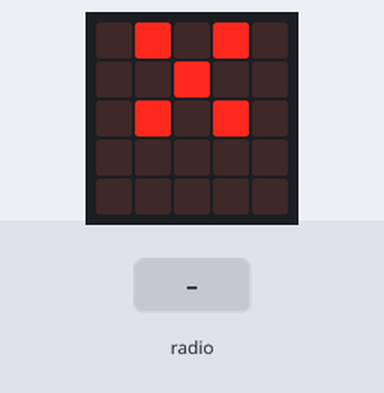
A program run on a simulated BBC micro:bit (MakeCode). On the bench: the board's 5×5 LED display. Inputs (shaded band) come from the test bench.

Above: at 1.6 s.
1.7 s: radio message "0" arrives
At 2.6 s:
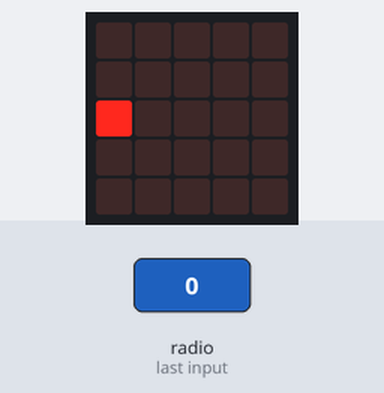
3.2 s: radio message "1" arrives
At 3.7 s:
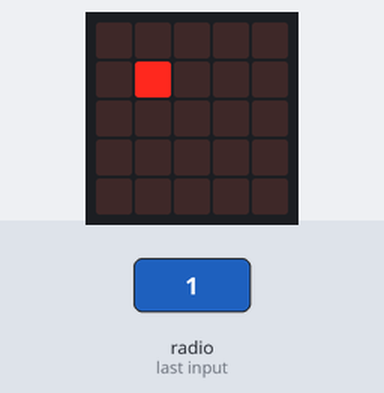
4.7 s: radio message "2" arrives
At 5.9 s:
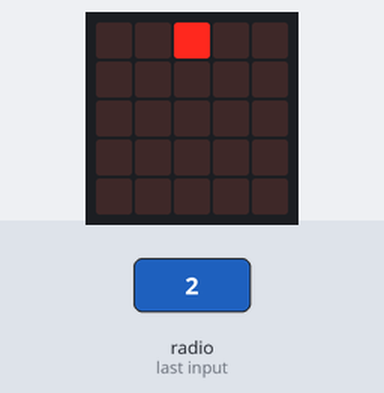
6.2 s: radio message "3" arrives
At 7.2 s:
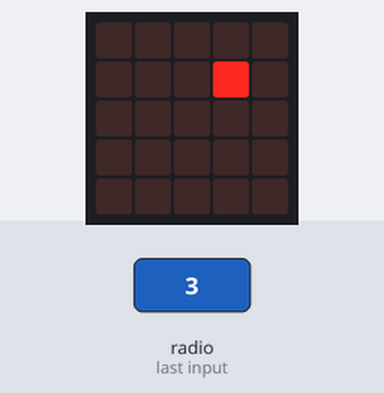
7.7 s: radio message "4" arrives
At 8.4 s:
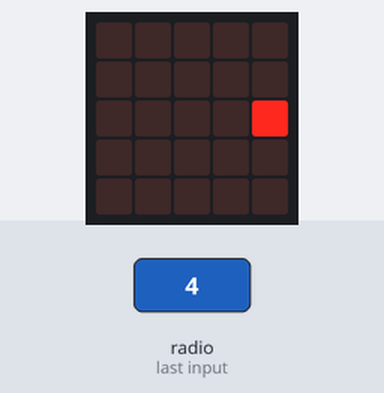
Timing chart, 0 to 10.2 s (numbered marks = the images above; inputs shaded):
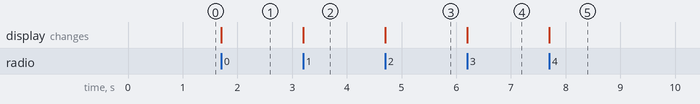

The program:

main.ts
```typescript
radio.onReceivedNumber(function (receivedNumber) {
    if (receivedNumber == 0) {
        basic.showLeds(`
            . . . . .
            . . . . .
            # . . . .
            . . . . .
            . . . . .
            `)
    }
    if (receivedNumber == 1) {
        basic.showLeds(`
            . . . . .
            . # . . .
            . . . . .
            . . . . .
            . . . . .
            `)
    }
    if (receivedNumber == 2) {
        basic.showLeds(`
            . . # . .
            . . . . .
            . . . . .
            . . . . .
            . . . . .
            `)
    }
    if (receivedNumber == 3) {
        basic.showLeds(`
            . . . . .
            . . . # .
            . . . . .
            . . . . .
            . . . . .
            `)
    }
    if (receivedNumber == 4) {
        basic.showLeds(`
            . . . . .
            . . . . .
            . . . . #
            . . . . .
            . . . . .
            `)
    }
})
basic.showLeds(`
    . # . # .
    . . # . .
    . # . # .
    . . . . .
    . . . . .
    `)
radio.setGroup(25)
```

test.ts
```typescript
// les tests vont ici ; cela ne sera pas compilé si ce paquet est utilisé en tant qu'extension.
```

Measured:
- after the input at 1.7 s, the display: changes at once (image 1)
- after the input at 3.2 s, the display: changes at once (image 2)
- after the input at 4.7 s, the display: changes at once (image 3)
- after the input at 6.2 s, the display: changes at once (image 4)
- after the input at 7.7 s, the display: changes at once (image 5)
